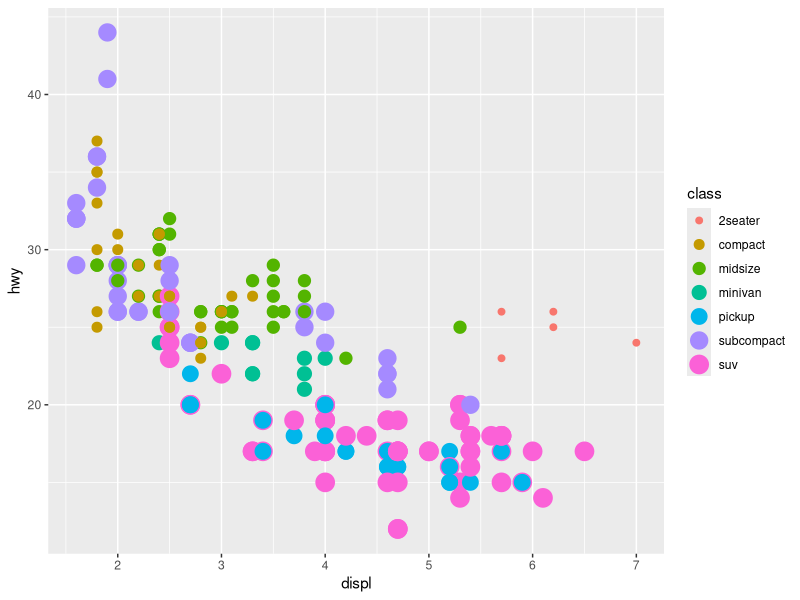

Source code (R):
# =================================================
# visualization package
# ggplot, tidyverse
# =================================================
if (!require(tidyverse)){
  install.packages('tidyverse')
  library(tidyverse)
}

if (!require(ggplot2)){
  install.packages('ggplot2')
  library(ggplot2)
}
# =================================================
# visualization
# =================================================
# internal dataset "mpg"
mpg

colnames(mpg)

# visualization "mpg" data => graph ---------------
# ggplot : reset plot variable
# geom_point() : function that mark data
#                - x, y coordinate setting
#                - color  (point color)
#                - size   (point size)
#                - alpha  (point transparency = 투명도)
ggplot(data = mpg) +
  geom_point(mapping = aes(x = displ, y = hwy, color = class, size = class))
